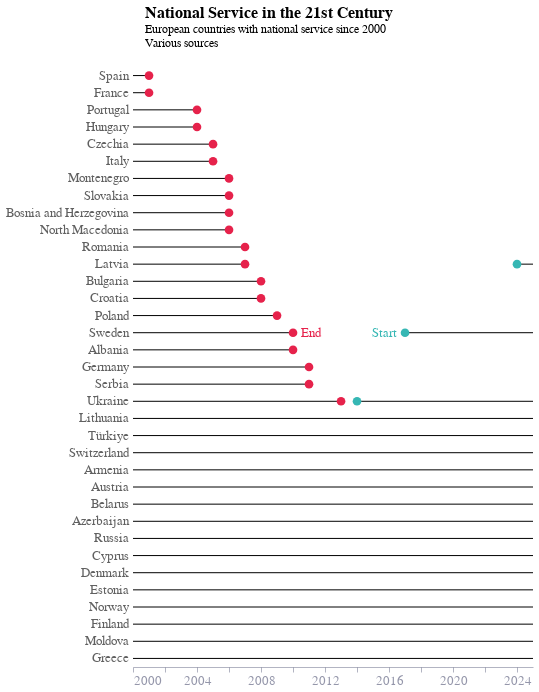

Source (notebook cell):
### Markdown cell above
# Europe Timeline

### Code cell
df = pd.read_csv("eur_conscription.csv")
df = df[['iso3', 'started_year', 'ended_year']]
df.columns = ['iso3', 'start', 'end']
df = df.query('end > start')

exclude = [
    "FRA" # France suspended conscription in 1997 but only officially ended it in 2001 but let's exclude it because it's a bit of a mess and lots of countries have suspended it

]

def get_name(x):
    if x == 'RUS':
        return "Russia"
    if x == 'TUR':
        return "Türkiye"
    try:
        res = pycountry.countries.get(alpha_3=x)
        # if it has a common_name, use that
        try:
            return res.common_name
        except AttributeError:
            return res.name
    except LookupError:
        return None


df['name'] = df['iso3'].apply(lambda x: get_name(x))

df['start'] = pd.to_datetime(df['start'], format='%Y')
df['end'] = pd.to_datetime(df['end'], format='%Y')

df = df.sort_values('end')
df['rank'] = np.arange(len(df))

df['start_label'] = 'Start'
df['end_label'] = 'End'

base = alt.Chart(df).encode(
    y=alt.X('name:N', sort="-x", 
            axis=alt.Axis(domain=False,
                          labelFontSize=13,
                           labelColor="#1d1d1d"),
            title=None),
    x=alt.X('start:T',
            axis=alt.Axis(
                labelFontSize=13,
            ),
            scale=alt.Scale(zero=False,
                            domain=(pd.Timestamp('2000'),
                                    pd.Timestamp('2024-12-31')),
                                    clamp=True),
                            ),

    x2='end:T'

)

rules = base.mark_rule()

# add filled start and end points
start_points = base.transform_filter(
    'year(datum.start) >1999').mark_circle(
        size=75,
        opacity=1,
        color="#36b7b4")
end_points = base.transform_filter('year(datum.end) <2025').transform_calculate(
    start='datum.end' # this is a hack - if we use the end in the encoding, it'll break the ordering
).mark_circle(color="#e6224b", size=75, opacity=1)

# text on Sweden to annotate the start and end points
swe_start_text = base.transform_filter('datum.iso3 == "SWE" && year(datum.start) > 2005').mark_text(
    align='right',
    baseline='middle',
    dx=-8,
    dy=0,
    fontSize=13,
    color="#36b7b4",
    text='Start'
).encode(
    text=alt.Text('start_label')
)

swe_end_text = base.transform_filter('datum.iso3 == "SWE" && year(datum.end) < 2020').transform_calculate(
    start='datum.end' # same hack as above
).mark_text(
        align='left',
    baseline='middle',
    dx=8,
    dy=0,
    fontSize=13,
    color="#e6224b",
    text='End'
).encode(
    text=alt.Text('end_label')
)
chart = rules + start_points+end_points + swe_start_text + swe_end_text

chart = chart.properties(
    height=600,
    width=400,
    title = alt.TitleParams(
        text="National Service in the 21st Century",
        subtitle=["European countries with national service since 2000", "Various sources", ""],
        fontSize=16,
        subtitleFontSize=12,
        anchor="start",
        dx=140
    )
)

chart

### Figure 1 — Vega-Lite specification as saved in the notebook (floating-point values rounded to 4 significant figures)
{"config": {"font": "Circular Std", "mark": {"line": {"interpolate": "monotone"}}, "view": {"stroke": "transparent", "width": 400, "height": 300}, "range": {"category": ["#36B7B4", "#E6224B", "#F4C245", "#0063AF", "#00A767", "#179FDB", "#EB5C2E"], "diverging": ["#E6224B", "#E54753", "#C9C9C9", "#179FDB", "#122B39"], "heatmap": ["#C9C9C9", "#179FDB", "#0063AF", "#122B39"], "ordinal": ["#00A767", "#36B7B4", "#179FDB", "#0063AF", "#243B5A"]}, "axisX": {"domainColor": "#676A86", "domainOpacity": 0.5, "grid": false, "labelAngle": 0, "labelColor": "#676A86", "labelOpacity": 0.7, "orient": "bottom", "tickColor": "#676A86", "tickCount": 10, "tickOpacity": 0.5, "title": false, "titleAlign": "center", "titleAnchor": "middle", "titleColor": "#676A86", "titleFontSize": 12, "titleOpacity": 0.8, "titleY": -15}, "axisY": {"domainColor": "#676A86", "domainOpacity": 0.5, "gridColor": "#676A86", "gridDash": [1, 5], "gridOpacity": 0.5, "labelColor": "#676A86", "labelOpacity": 0.7, "labelPadding": 5, "tickColor": "#676A86", "tickCount": 8, "tickOpacity": 0.5, "ticks": false, "titleAlign": "left", "titleAngle": 0, "titleBaseline": "bottom", "titleColor": "#676A86", "titleFontSize": 12, "titleOpacity": 0.8, "titleX": 0, "titleY": -7}}, "layer": [{"mark": {"type": "rule"}, "encoding": {"x": {"axis": {"labelFontSize": 13}, "field": "start", "scale": {"clamp": true, "domain": ["2000-01-01T00:00:00", "2024-12-31T00:00:00"], "zero": false}, "type": "temporal"}, "x2": {"field": "end"}, "y": {"axis": {"domain": false, "labelColor": "#1d1d1d", "labelFontSize": 13}, "field": "name", "sort": "-x", "title": null, "type": "nominal"}}}, {"mark": {"type": "circle", "color": "#36b7b4", "opacity": 1, "size": 75}, "encoding": {"x": {"axis": {"labelFontSize": 13}, "field": "start", "scale": {"clamp": true, "domain": ["2000-01-01T00:00:00", "2024-12-31T00:00:00"], "zero": false}, "type": "temporal"}, "x2": {"field": "end"}, "y": {"axis": {"domain": false, "labelColor": "#1d1d1d", "labelFontSize": 13}, "field": "name", "sort": "-x", "title": null, "type": "nominal"}}, "transform": [{"filter": "year(datum.start) >1999"}]}, {"mark": {"type": "circle", "color": "#e6224b", "opacity": 1, "size": 75}, "encoding": {"x": {"axis": {"labelFontSize": 13}, "field": "start", "scale": {"clamp": true, "domain": ["2000-01-01T00:00:00", "2024-12-31T00:00:00"], "zero": false}, "type": "temporal"}, "x2": {"field": "end"}, "y": {"axis": {"domain": false, "labelColor": "#1d1d1d", "labelFontSize": 13}, "field": "name", "sort": "-x", "title": null, "type": "nominal"}}, "transform": [{"filter": "year(datum.end) <2025"}, {"calculate": "datum.end", "as": "start"}]}, {"mark": {"type": "text", "align": "right", "baseline": "middle", "color": "#36b7b4", "dx": -8, "dy": 0, "fontSize": 13, "text": "Start"}, "encoding": {"text": {"field": "start_label", "type": "nominal"}, "x": {"axis": {"labelFontSize": 13}, "field": "start", "scale": {"clamp": true, "domain": ["2000-01-01T00:00:00", "2024-12-31T00:00:00"], "zero": false}, "type": "temporal"}, "x2": {"field": "end"}, "y": {"axis": {"domain": false, "labelColor": "#1d1d1d", "labelFontSize": 13}, "field": "name", "sort": "-x", "title": null, "type": "nominal"}}, "transform": [{"filter": "datum.iso3 == \"SWE\" && year(datum.start) > 2005"}]}, {"mark": {"type": "text", "align": "left", "baseline": "middle", "color": "#e6224b", "dx": 8, "dy": 0, "fontSize": 13, "text": "End"}, "encoding": {"text": {"field": "end_label", "type": "nominal"}, "x": {"axis": {"labelFontSize": 13}, "field": "start", "scale": {"clamp": true, "domain": ["2000-01-01T00:00:00", "2024-12-31T00:00:00"], "zero": false}, "type": "temporal"}, "x2": {"field": "end"}, "y": {"axis": {"domain": false, "labelColor": "#1d1d1d", "labelFontSize": 13}, "field": "name", "sort": "-x", "title": null, "type": "nominal"}}, "transform": [{"filter": "datum.iso3 == \"SWE\" && year(datum.end) < 2020"}, {"calculate": "datum.end", "as": "start"}]}], "data": {"name": "data-eed74f0207578cbbbc194356e29c4cb0"}, "height": 600, "title": {"text": "National Service in the 21st Century", "anchor": "start", "dx": 140, "fontSize": 16, "subtitle": ["European countries with national service since 2000", "Various sources", ""], "subtitleFontSize": 12}, "width": 400, "$schema": "https://vega.github.io/schema/vega-lite/v5.8.0.json", "datasets": {"data-eed74f0207578cbbbc194356e29c4cb0": [{"iso3": "ESP", "start": "1999-01-01T00:00:00", "end": "2001-01-01T00:00:00", "name": "Spain", "rank": 0, "start_label": "Start", "end_label": "End"}, {"iso3": "FRA", "start": "1999-01-01T00:00:00", "end": "2001-01-01T00:00:00", "name": "France", "rank": 1, "start_label": "Start", "end_label": "End"}, {"iso3": "PRT", "start": "1999-01-01T00:00:00", "end": "2004-01-01T00:00:00", "name": "Portugal", "rank": 2, "start_label": "Start", "end_label": "End"}, {"iso3": "HUN", "start": "1999-01-01T00:00:00", "end": "2004-01-01T00:00:00", "name": "Hungary", "rank": 3, "start_label": "Start", "end_label": "End"}, {"iso3": "CZE", "start": "1999-01-01T00:00:00", "end": "2005-01-01T00:00:00", "name": "Czechia", "rank": 4, "start_label": "Start", "end_label": "End"}, {"iso3": "ITA", "start": "1999-01-01T00:00:00", "end": "2005-01-01T00:00:00", "name": "Italy", "rank": 5, "start_label": "Start", "end_label": "End"}, {"iso3": "MNE", "start": "1999-01-01T00:00:00", "end": "2006-01-01T00:00:00", "name": "Montenegro", "rank": 6, "start_label": "Start", "end_label": "End"}, {"iso3": "SVK", "start": "1999-01-01T00:00:00", "end": "2006-01-01T00:00:00", "name": "Slovakia", "rank": 7, "start_label": "Start", "end_label": "End"}, {"iso3": "BIH", "start": "1999-01-01T00:00:00", "end": "2006-01-01T00:00:00", "name": "Bosnia and Herzegovina", "rank": 8, "start_label": "Start", "end_label": "End"}, {"iso3": "MKD", "start": "1999-01-01T00:00:00", "end": "2006-01-01T00:00:00", "name": "North Macedonia", "rank": 9, "start_label": "Start", "end_label": "End"}, {"iso3": "ROU", "start": "1999-01-01T00:00:00", "end": "2007-01-01T00:00:00", "name": "Romania", "rank": 10, "start_label": "Start", "end_label": "End"}, {"iso3": "LVA", "start": "1999-01-01T00:00:00", "end": "2007-01-01T00:00:00", "name": "Latvia", "rank": 11, "start_label": "Start", "end_label": "End"}, {"iso3": "BGR", "start": "1999-01-01T00:00:00", "end": "2008-01-01T00:00:00", "name": "Bulgaria", "rank": 12, "start_label": "Start", "end_label": "End"}, {"iso3": "HRV", "start": "1999-01-01T00:00:00", "end": "2008-01-01T00:00:00", "name": "Croatia", "rank": 13, "start_label": "Start", "end_label": "End"}, {"iso3": "POL", "start": "1999-01-01T00:00:00", "end": "2009-01-01T00:00:00", "name": "Poland", "rank": 14, "start_label": "Start", "end_label": "End"}, {"iso3": "SWE", "start": "1999-01-01T00:00:00", "end": "2010-01-01T00:00:00", "name": "Sweden", "rank": 15, "start_label": "Start", "end_label": "End"}, {"iso3": "ALB", "start": "1999-01-01T00:00:00", "end": "2010-01-01T00:00:00", "name": "Albania", "rank": 16, "start_label": "Start", "end_label": "End"}, {"iso3": "DEU", "start": "1999-01-01T00:00:00", "end": "2011-01-01T00:00:00", "name": "Germany", "rank": 17, "start_label": "Start", "end_label": "End"}, {"iso3": "SRB", "start": "1999-01-01T00:00:00", "end": "2011-01-01T00:00:00", "name": "Serbia", "rank": 18, "start_label": "Start", "end_label": "End"}, {"iso3": "UKR", "start": "1999-01-01T00:00:00", "end": "2013-01-01T00:00:00", "name": "Ukraine", "rank": 19, "start_label": "Start", "end_label": "End"}, {"iso3": "LTU", "start": "1999-01-01T00:00:00", "end": "2025-01-01T00:00:00", "name": "Lithuania", "rank": 20, "start_label": "Start", "end_label": "End"}, {"iso3": "UKR", "start": "2014-01-01T00:00:00", "end": "2025-01-01T00:00:00", "name": "Ukraine", "rank": 21, "start_label": "Start", "end_label": "End"}, {"iso3": "TUR", "start": "1999-01-01T00:00:00", "end": "2025-01-01T00:00:00", "name": "Türkiye", "rank": 22, "start_label": "Start", "end_label": "End"}, {"iso3": "CHE", "start": "1999-01-01T00:00:00", "end": "2025-01-01T00:00:00", "name": "Switzerland", "rank": 23, "start_label": "Start", "end_label": "End"}, {"iso3": "SWE", "start": "2017-01-01T00:00:00", "end": "2025-01-01T00:00:00", "name": "Sweden", "rank": 24, "start_label": "Start", "end_label": "End"}, {"iso3": "ARM", "start": "1999-01-01T00:00:00", "end": "2025-01-01T00:00:00", "name": "Armenia", "rank": 25, "start_label": "Start", "end_label": "End"}, {"iso3": "AUT", "start": "1999-01-01T00:00:00", "end": "2025-01-01T00:00:00", "name": "Austria", "rank": 26, "start_label": "Start", "end_label": "End"}, {"iso3": "BLR", "start": "1999-01-01T00:00:00", "end": "2025-01-01T00:00:00", "name": "Belarus", "rank": 27, "start_label": "Start", "end_label": "End"}, {"iso3": "AZE", "start": "1999-01-01T00:00:00", "end": "2025-01-01T00:00:00", "name": "Azerbaijan", "rank": 28, "start_label": "Start", "end_label": "End"}, {"iso3": "RUS", "start": "1999-01-01T00:00:00", "end": "2025-01-01T00:00:00", "name": "Russia", "rank": 29, "start_label": "Start", "end_label": "End"}, {"iso3": "CYP", "start": "1999-01-01T00:00:00", "end": "2025-01-01T00:00:00", "name": "Cyprus", "rank": 30, "start_label": "Start", "end_label": "End"}, {"iso3": "DNK", "start": "1999-01-01T00:00:00", "end": "2025-01-01T00:00:00", "name": "Denmark", "rank": 31, "start_label": "Start", "end_label": "End"}, {"iso3": "EST", "start": "1999-01-01T00:00:00", "end": "2025-01-01T00:00:00", "name": "Estonia", "rank": 32, "start_label": "Start", "end_label": "End"}, {"iso3": "NOR", "start": "1999-01-01T00:00:00", "end": "2025-01-01T00:00:00", "name": "Norway", "rank": 33, "start_label": "Start", "end_label": "End"}, {"iso3": "FIN", "start": "1999-01-01T00:00:00", "end": "2025-01-01T00:00:00", "name": "Finland", "rank": 34, "start_label": "Start", "end_label": "End"}, {"iso3": "MDA", "start": "1999-01-01T00:00:00", "end": "2025-01-01T00:00:00", "name": "Moldova", "rank": 35, "start_label": "Start", "end_label": "End"}, {"iso3": "GRC", "start": "1999-01-01T00:00:00", "end": "2025-01-01T00:00:00", "name": "Greece", "rank": 36, "start_label": "Start", "end_label": "End"}, {"iso3": "LVA", "start": "2024-01-01T00:00:00", "end": "2025-01-01T00:00:00", "name": "Latvia", "rank": 37, "start_label": "Start", "end_label": "End"}]}}
